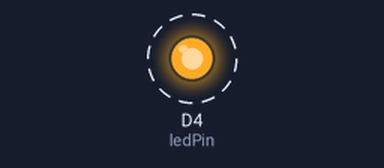
This sketch was run on a simulated ESP8266 (NodeMCU). Shown: output pins drawn as LEDs (lit = HIGH). Dashed ring = blinking. What the sketch prints to the serial monitor is not drawn.

Above: at 0.5 s.
Timing chart, 0 to 4.6 s (numbered marks = the images above):
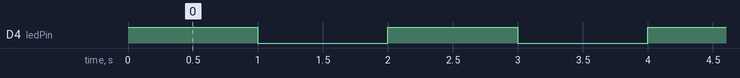

Measured:
- by itself, D4 (ledPin): alternates HIGH for 1.0 s and LOW for 1.0 s

The sketch:

ledBlink.ino
```cpp
/*******************************************************************************
    Adruino : 1~13, A0~A7
    STM32   : PA0~PA15, PB0~PB15, PC0~PC15
    ESP8266 : D0~D10(D0=16, D1=5, D2=4, D3=0, D4=2, D5=14, D6=12, D7=13, D8=15,
********************************************************************************/
#define ledPin  D4   // GPIO2
unsigned int cnt;

void setup() {
    Serial.begin(9600);
    pinMode(ledPin, OUTPUT);
}

void loop()
{
    digitalWrite(ledPin, HIGH);
    delay(1000);
    digitalWrite(ledPin, LOW);
    delay(1000);

    Serial.println(cnt);
    cnt++;
}
```
